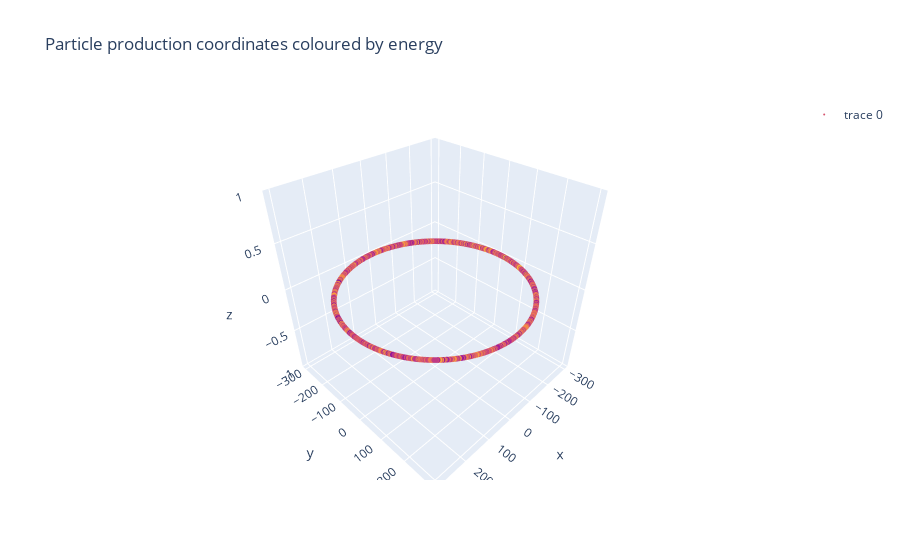

Source (notebook cell):
### Markdown cell above
# Task 5 - plot the source location and energy

### Code cell
# initialises a new source object
my_source = openmc.IndependentSource()
# the distribution of radius is just a single value
radius = openmc.stats.Discrete([300], [1])
# the distribution of source z values is just a single value
z_values = openmc.stats.Discrete([0], [1])
# the distribution of source azimuthal angles values is a uniform distribution between 0 and 2 Pi
angle = openmc.stats.Uniform(a=0., b=2* 3.14159265359)
# this makes the ring source using the three distributions and a radius
my_source.space = openmc.stats.CylindricalIndependent(r=radius, phi=angle, z=z_values, origin=(0.0, 0.0, 0.0))
# sets the direction to isotropic
my_source.angle = openmc.stats.Isotropic()
# sets the energy distribution to a Muir distribution neutrons
my_source.energy = openmc.stats.muir(e0=14080000.0, m_rat=5.0, kt=20000.0)

my_settings = openmc.Settings()
my_settings.batches = 10
my_settings.inactive = 0
my_settings.particles = 500
my_settings.run_mode = 'fixed source'
my_settings.source = my_source

# plot the source term
# Plot the source energy distribution
plot_source_energy(my_source)

# Plot the source position distribution
plot_source_position(my_source)

### Figure 1 — Plotly figure (JSON) as saved in the notebook; plotly's stock layout.template omitted (floating-point values rounded to 4 significant figures; data arrays with more than 128 entries replaced by an {"elided": "..."} marker saying what was removed)
{"data": [{"hovertext": {"elided": "2000 str values"}, "marker": {"color": {"elided": "2000 float values"}, "size": 2}, "mode": "markers", "text": {"elided": "2000 str values"}, "type": "scatter3d", "x": {"elided": "2000 float values"}, "y": {"elided": "2000 float values"}, "z": {"elided": "2000 int values"}}], "layout": {"showlegend": true, "title": {"text": "Particle production coordinates coloured by energy"}}}
